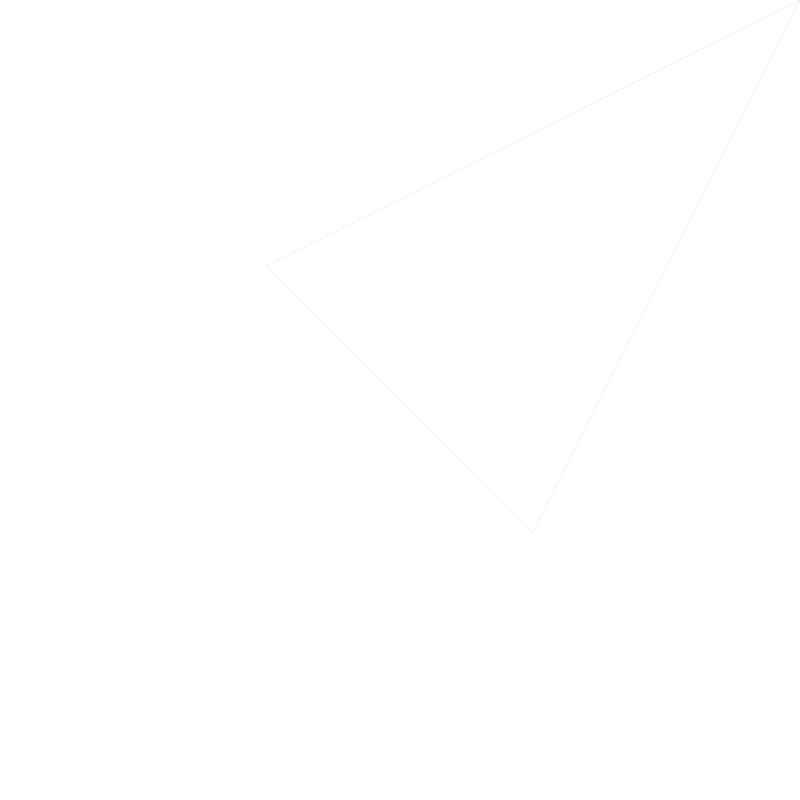
Frame 1 (no input)
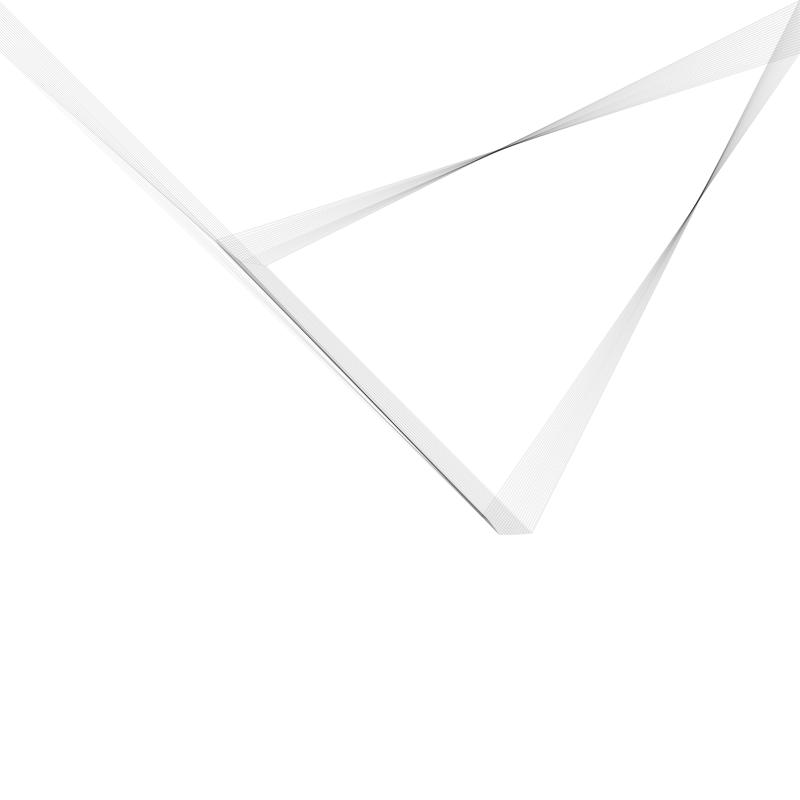
Frame 60 (no input)
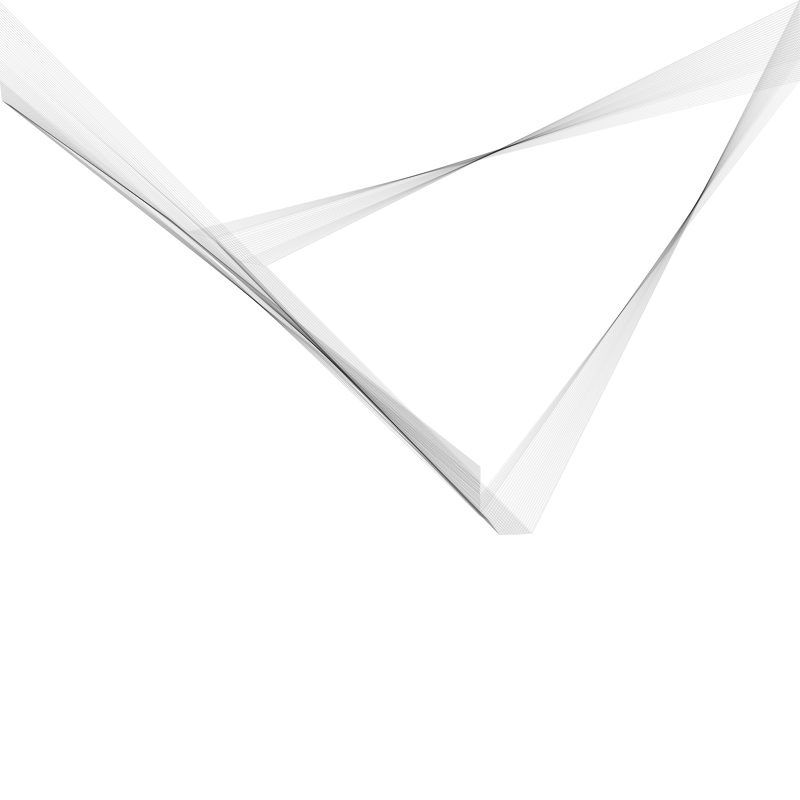
Frame 120 (the mouse pressed at the canvas centre since frame 60)

The p5.js sketch that drew these frames (run headless with seeded random() and noise() and a simulated clock; from frame 60 on, the mouse is pressed at the canvas centre):

// p5.js sketch
// ── sketch.js
let inc = 0.1;
let FIELD_SIZE = 20;
let cols, rows;
let zOff = 0;

let particles = [];
let PARTICLE_COUNT = 3;

let flowfield;
let starting_points;


function setup() {
  createCanvas(800, 800);
  background(255);
  // noiseSeed(1002);
  // noiseDetail(16);
  starting_points = [
    {x: width/4, y: height/4},
    {x: width/4*3, y: height/4},
    {x: width/4*3, y: height/4*3},
    {x: width/4, y: height/4*3},
  ]

  flowfield = new FlowField(FIELD_SIZE);

  for (let i = 0; i < PARTICLE_COUNT; i++) {
    let startX, startY;
    if (random(1) > 0.5) {
      startX = map(i, 0, PARTICLE_COUNT, 0, width);
      startY = map(i, 0, PARTICLE_COUNT, height, 0);
    } else {
      startX = map(i, 0, PARTICLE_COUNT, 0, width);
      startY = map(i, 0, PARTICLE_COUNT, 0, height);
    }
    // let startX = random(width);
    // let startY = random(height);
    particles[i] = new Particle(startX, startY);
  }
}

function draw() {
  flowfield.update();

  for (let i = 0; i < particles.length; i++) {
    particles[i].follow(flowfield);
    particles[i].update();
    // particles[i].show();
  }
  p0 = particles[0].pos.copy();
  p1 = particles[1].pos.copy();
  p2 = particles[2].pos.copy();
  strokeWeight(1);
  stroke(0, 15);
  line(p0.x, p0.y, p1.x, p1.y);
  line(p1.x, p1.y, p2.x, p2.y);
  line(p0.x, p0.y, p2.x, p2.y);
}


function keyPressed() {
  switch (key) {
    case 'S':
      loop();
      console.log("Started looping");
      break;
    case ' ':
      noLoop();
      console.log("Stopped looping");
      break;
    default:
      break;
  }
}
// ── field.js
function FlowField(fieldSize) {
  let xyIncr = 0.1;
  let zIncr = 0.0;
  let zOff = 0.0;

  this.fieldSize = fieldSize
  this.cols = floor(width / this.fieldSize);
  this.rows = floor(height / this.fieldSize);

  this.field = new Array(this.cols * this.rows);

  this.update = function updateFlowField() {
    let yOff = 0.0;
    for (let y = 0; y < this.rows; y++) {
      let xOff = 0;
      for (let x = 0; x < this.cols; x++) {
        let idx = x + (y * this.cols);
        let angle = generateFieldAngle(xOff, yOff, zOff);
        let v = p5.Vector.fromAngle(angle);
        v.setMag(8);
        this.field[idx] = v;

        xOff += xyIncr;
      }
      yOff += inc;
    }

    if (frameCount % 500 == 0) {
      // zOff += 0.3;
      console.log(frameCount);
    }
    zOff += zIncr;
  }

  this.update();

  // this.getVectorOverlayGraphic = function() {
  //   // let overlay = createGraphics()
  //   for (let y = 0; y < this.rows; y++) {
  //     for (let x = 0; x < this.cols; x++) {
  //       let idx = x + (y * this.cols);
  //       let v = this.field[idx];
  //       push();
  //       stroke(0, 128);
  //       strokeWeight(1);
  //       translate(x * this.fieldSize, y * this.fieldSize);
  //       rotate(v.heading());
  //       line(0, 0, this.fieldSize, 0);
  //       pop();
  //     }
  //   }
  // }

  function generateFieldAngle(xOff, yOff, zOff) {
    let n = noise(xOff, yOff, zOff); // 0 < n < 1
    return n * TWO_PI * 2;
  }
}
// ── particle.js
function Particle(x, y) {
  this.pos = createVector(x, y);
  this.vel = createVector(random(-TWO_PI, TWO_PI), random(-TWO_PI, TWO_PI));
  this.acc = createVector(0, 0);
  this.maxSpeed = 1;
  // this.lifetime = random(100, 2000);
  this.lifetime = 2**32;
  this.age = 0;
  this.strokeColor = 0;
  this.strokeWeight = 0.5;

  this.prevPos = this.pos.copy();

  this.update = function updateParticle() {
    if (this.age < this.lifetime) {
      this.vel.add(this.acc);
      this.vel.limit(this.maxSpeed);
      this.prevPos = this.pos.copy();
      this.pos.add(this.vel);
      this.acc.mult(0);
      this.edges();
      this.age += 1;
    } else {
      let startX, startY;
      if (random(1) > 0.5) {
        startX = map(random(width), 0, PARTICLE_COUNT, 0, width);
        startY = map(random(height), 0, PARTICLE_COUNT, height, 0);
      } else {
        startX = map(random(width), 0, PARTICLE_COUNT, 0, width);
        startY = map(random(height), 0, PARTICLE_COUNT, 0, height);
      }
      this.pos = createVector(startX, startY);
      this.prevPos = this.pos.copy();
      this.vel = createVector(0, 0);
      this.acc = createVector(0, 0);
      this.lifetime = random(100, 2000);
      this.age = 0;
    }
  }

  this.applyForce = function applyForceParticle(force) {
    this.acc.add(force);
  }

  this.follow = function followParticle(flowfield) {
    let x = floor(this.pos.x / flowfield.fieldSize);
    let y = floor(this.pos.y / flowfield.fieldSize);
    let idx = x + y * flowfield.cols;
    let force = flowfield.field[idx];
    this.applyForce(force);
  }

  this.show = function showParticle() {
    if (frameCount % 1000 == 0) {
      this.strokeColor = abs(this.strokeColor - 255);
      this.strokeWeight = this.strokeWeight - 0.2;
    }
    if (this.age > 3 && frameCount > 100) {
      stroke(this.strokeColor, 25);
      strokeWeight(this.strokeWeight);
      line(this.pos.x, this.pos.y, this.prevPos.x, this.prevPos.y);
    }
  }

  this.edges = function() {
    if (this.pos.x > width) {
      this.pos.x = 0;
      this.prevPos = this.pos.copy();
    }
    if (this.pos.x < 0) {
      this.pos.x = width;
      this.prevPos = this.pos.copy();
    }
    if (this.pos.y > height) {
      this.pos.y = 0;
      this.prevPos = this.pos.copy();
    }
    if (this.pos.y < 0) {
      this.pos.y = height;
      this.prevPos = this.pos.copy();
    }
  }
}
